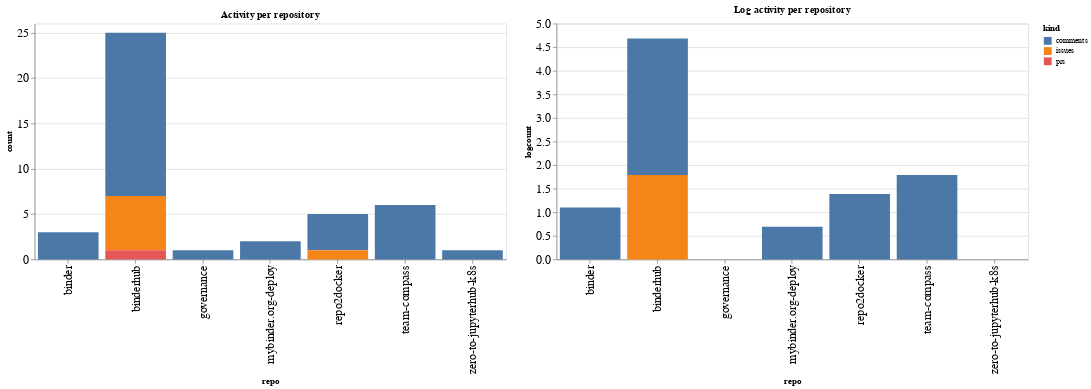

Notebook cell for this chart:
### Code cell
ch1 = alt.Chart(repo_summaries, width=600, title="Activity per repository").mark_bar().encode(
    x='repo',
    y='count',
    color='kind',
    tooltip="kind"
)

ch2 = alt.Chart(repo_summaries, width=600, title="Log activity per repository").mark_bar().encode(
    x='repo',
    y='logcount',
    color='kind',
    tooltip="kind"
)

ch1 | ch2

### Figure 1 — Vega-Lite specification as saved in the notebook (floating-point values rounded to 4 significant figures)
{"config": {"axisLeft": {"labelFontSize": 15}, "axisBottom": {"labelFontSize": 15}}, "hconcat": [{"mark": "bar", "encoding": {"color": {"type": "nominal", "field": "kind"}, "tooltip": {"type": "nominal", "field": "kind"}, "x": {"type": "nominal", "field": "repo"}, "y": {"type": "quantitative", "field": "count"}}, "title": "Activity per repository", "width": 600}, {"mark": "bar", "encoding": {"color": {"type": "nominal", "field": "kind"}, "tooltip": {"type": "nominal", "field": "kind"}, "x": {"type": "nominal", "field": "repo"}, "y": {"type": "quantitative", "field": "logcount"}}, "title": "Log activity per repository", "width": 600}], "data": {"name": "data-49011d8ac3bfa1c7a56c4ecc0c7f499b"}, "$schema": "https://vega.github.io/schema/vega-lite/v4.8.1.json", "datasets": {"data-49011d8ac3bfa1c7a56c4ecc0c7f499b": [{"repo": "binder", "kind": "comments", "count": 3, "logcount": 1.099}, {"repo": "binderhub", "kind": "comments", "count": 18, "logcount": 2.89}, {"repo": "binderhub", "kind": "issues", "count": 6, "logcount": 1.792}, {"repo": "binderhub", "kind": "prs", "count": 1, "logcount": 0.0}, {"repo": "governance", "kind": "comments", "count": 1, "logcount": 0.0}, {"repo": "mybinder.org-deploy", "kind": "comments", "count": 2, "logcount": 0.6931}, {"repo": "repo2docker", "kind": "comments", "count": 4, "logcount": 1.386}, {"repo": "repo2docker", "kind": "issues", "count": 1, "logcount": 0.0}, {"repo": "team-compass", "kind": "comments", "count": 6, "logcount": 1.792}, {"repo": "zero-to-jupyterhub-k8s", "kind": "comments", "count": 1, "logcount": 0.0}]}}
